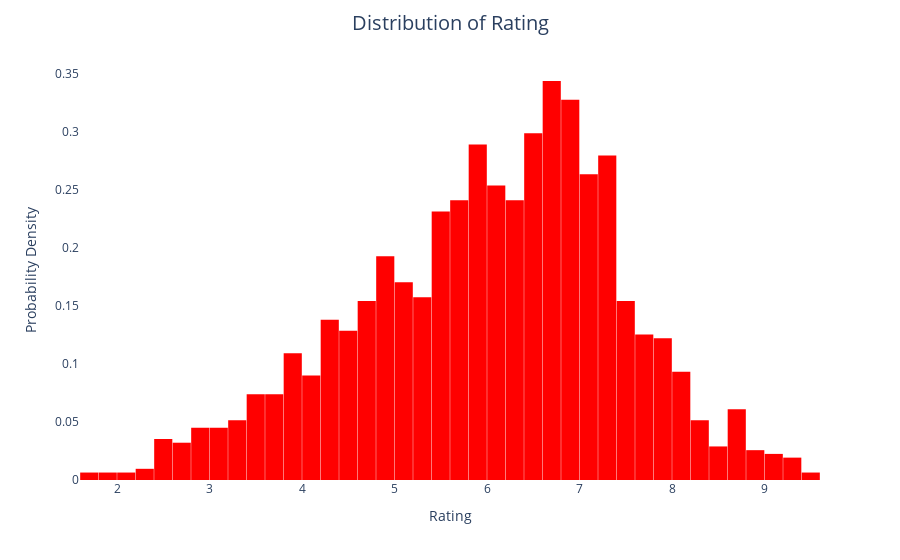

Notebook code for this chart:
### Code cell
fig_rating = px.histogram(movie, x = 'Rating', histnorm='probability density', nbins = 40, color_discrete_sequence = colors)
fig_rating.update_traces(selector=dict(type='histogram'))
fig_rating.update_layout(title='Distribution of Rating', title_x=0.5, title_pad=dict(t=20), title_font=dict(size=20), xaxis_title='Rating', yaxis_title='Probability Density', xaxis=dict(showgrid=False), yaxis=dict(showgrid=False), bargap=0.02, plot_bgcolor = 'white')
fig_rating.show()

### Figure 1 — Plotly figure (JSON) as saved in the notebook; plotly's stock layout.template omitted (floating-point values rounded to 4 significant figures; data arrays with more than 128 entries replaced by an {"elided": "..."} marker saying what was removed)
{"data": [{"alignmentgroup": "True", "bingroup": "x", "histnorm": "probability density", "hovertemplate": "Rating=%{x}<br>probability density=%{y}<extra></extra>", "legendgroup": "", "marker": {"color": "red", "pattern": {"shape": ""}}, "name": "", "nbinsx": 40, "offsetgroup": "", "orientation": "v", "showlegend": false, "type": "histogram", "x": {"elided": "1558 float values"}, "xaxis": "x", "yaxis": "y"}], "layout": {"bargap": 0.02, "barmode": "relative", "legend": {"tracegroupgap": 0}, "margin": {"t": 60}, "plot_bgcolor": "white", "title": {"font": {"size": 20}, "pad": {"t": 20}, "text": "Distribution of Rating", "x": 0.5}, "xaxis": {"anchor": "y", "domain": [0, 1], "showgrid": false, "title": {"text": "Rating"}}, "yaxis": {"anchor": "x", "domain": [0, 1], "showgrid": false, "title": {"text": "Probability Density"}}}}
